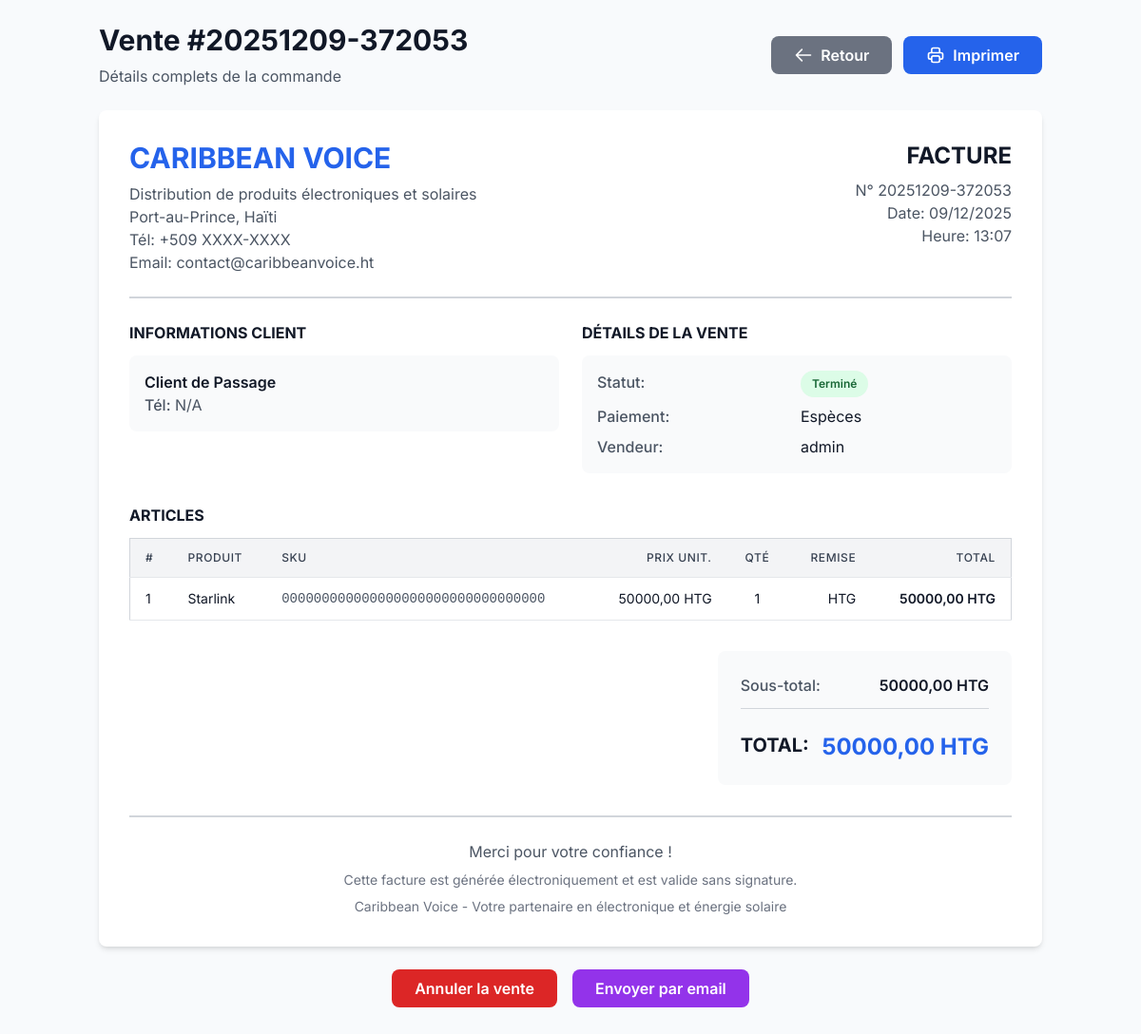
/sales/8/ (signed in), run on an earlier commit of the app's database.
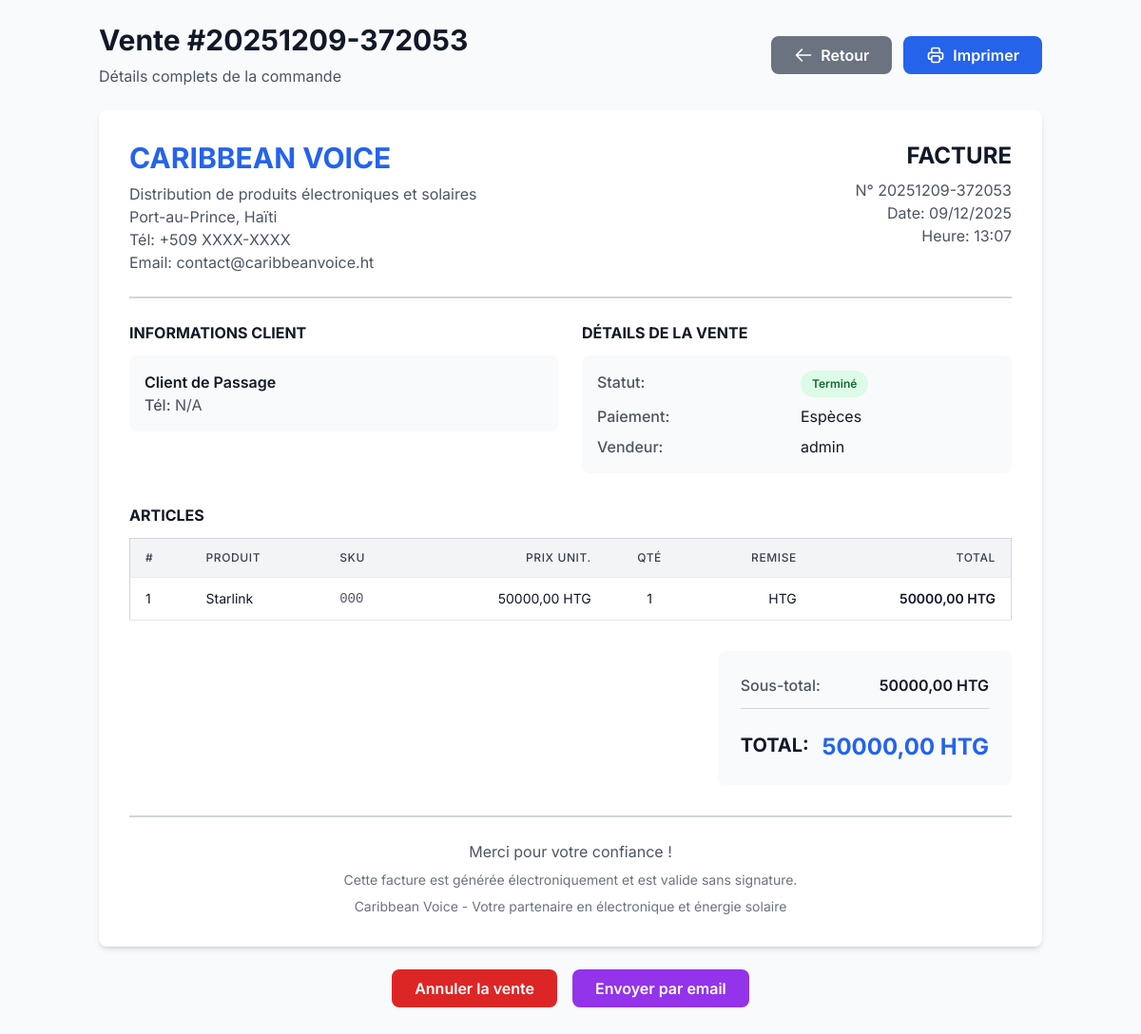
And on a later commit of the database.
### inventory/models.py (models this page shows, shortened)
class SalesOrderItem(models.Model):
    sales_order = models.ForeignKey(SalesOrder, on_delete=models.CASCADE, related_name='items', verbose_name='Commande de vente')
    product = models.ForeignKey(Product, on_delete=models.PROTECT, related_name='sales_items', verbose_name='Produit')
    quantity = models.IntegerField(verbose_name='Quantité')
    unit_price = models.DecimalField(max_digits=10, decimal_places=2, verbose_name='Prix unitaire')
    discount_percent = models.IntegerField(default=0, verbose_name='Remise (%)')
    total_price = models.DecimalField(max_digits=12, decimal_places=2, verbose_name='Prix total')
    created_at = models.DateTimeField(auto_now_add=True, verbose_name='Créé le')
    class Meta:
        verbose_name = 'Article de vente'
        verbose_name_plural = 'Articles de vente'

class Product(models.Model):
    PRODUCT_TYPE_CHOICES = (
        ('electronics', 'Électronique'),
        ('solar', 'Solaire'),
        ('appliance', 'Électroménager'),
        ('computer', 'Informatique'),
        ('other', 'Autre'),
    )
    sku = models.CharField(max_length=100, unique=True, verbose_name='SKU')
    barcode = models.CharField(max_length=100, blank=True, null=True, unique=True, verbose_name='Code-barres')
    name = models.CharField(max_length=255, verbose_name='Nom')
    description = models.TextField(blank=True, null=True, verbose_name='Description')
    category = models.ForeignKey(Category, on_delete=models.PROTECT, related_name='products', verbose_name='Catégorie')
    cost_price = models.DecimalField(max_digits=10, decimal_places=2, verbose_name='Prix d\'achat')
    selling_price = models.DecimalField(max_digits=10, decimal_places=2, verbose_name='Prix de vente')
    discount_percent = models.IntegerField(default=0, validators=[MinValueValidator(0), MaxValueValidator(100)], verbose_name='Remise (%)')
    current_stock = models.IntegerField(default=0, verbose_name='Stock actuel')
    min_stock_level = models.IntegerField(default=10, verbose_name='Seuil minimum')
    max_stock_level = models.IntegerField(default=1000, verbose_name='Seuil maximum')
    reorder_point = models.IntegerField(default=20, verbose_name='Point de réapprovisionnement')
    brand = models.CharField(max_length=255, blank=True, null=True, verbose_name='Marque')
    model = models.CharField(max_length=255, blank=True, null=True, verbose_name='Modèle')
    specifications = models.JSONField(blank=True, null=True, verbose_name='Spécifications')
    warranty_months = models.IntegerField(default=12, verbose_name='Garantie (mois)')
    warranty_info = models.TextField(blank=True, null=True, verbose_name='Info garantie')
    main_image = models.ImageField(upload_to='products/', blank=True, null=True, verbose_name='Image principale')
    product_type = models.CharField(max_length=20, choices=PRODUCT_TYPE_CHOICES, default='other', verbose_name='Type de produit')
    is_active = models.BooleanField(default=True, verbose_name='Actif')
    is_featured = models.BooleanField(default=False, verbose_name='En vedette')
    created_at = models.DateTimeField(auto_now_add=True, verbose_name='Créé le')
    updated_at = models.DateTimeField(auto_now=True, verbose_name='Modifié le')
    created_by = models.ForeignKey(User, on_delete=models.SET_NULL, null=True, related_name='created_products', verbose_name='Créé par')
    class Meta:
        verbose_name = 'Produit'
        verbose_name_plural = 'Produits'
        ordering = ['-created_at']

### inventory/views_sales.py (the view)
# urls.py: path('sales/<int:sale_id>/', views_sales.sale_detail, name='sale_detail'),
@login_required
def sale_detail(request, sale_id):
    from django.shortcuts import get_object_or_404, render
    sale = get_object_or_404(SalesOrder.objects.select_related('customer', 'created_by'), id=sale_id)
    if not sale.subtotal:
        sale.subtotal = sum(item.total_price for item in sale.items.all())
    context = {
        'sale': sale,
    }
    return render(request, 'sale_detail.html', context)

### templates/sale_detail.html (shortened to what the changed rows need)
{% extends 'dashboard_base.html' %}
{% block content %}
<div class="container mx-auto px-4 py-6">
    <div class="flex justify-between items-center mb-6">
        <div>
            <h1 class="text-3xl font-bold text-gray-900 mb-2">Vente #{{ sale.order_number }}</h1>
        </div>
    </div>
    <div id="invoiceContent" class="bg-white rounded-lg shadow-md p-8 mb-6">
        <div class="border-b-2 border-gray-300 pb-6 mb-6">
            <div class="flex justify-between items-start">
                <div>
                    <h2 class="text-3xl font-bold text-blue-600 mb-2">CARIBBEAN VOICE</h2>
                </div>
            </div>
        </div>
        <div class="mb-8">
            <div class="overflow-x-auto">
                <table class="min-w-full border border-gray-300">
                    <thead class="bg-gray-100">
                        <tr>
                            <th class="px-4 py-3 text-left text-xs font-medium text-gray-700 uppercase tracking-wider border-b">#</th>
                            <th class="px-4 py-3 text-left text-xs font-medium text-gray-700 uppercase tracking-wider border-b">Produit</th>
                            <th class="px-4 py-3 text-left text-xs font-medium text-gray-700 uppercase tracking-wider border-b">SKU</th>
                            <th class="px-4 py-3 text-right text-xs font-medium text-gray-700 uppercase tracking-wider border-b">Prix Unit.</th>
                            <th class="px-4 py-3 text-center text-xs font-medium text-gray-700 uppercase tracking-wider border-b">Qté</th>
                            <th class="px-4 py-3 text-right text-xs font-medium text-gray-700 uppercase tracking-wider border-b">Remise</th>
                            <th class="px-4 py-3 text-right text-xs font-medium text-gray-700 uppercase tracking-wider border-b">Total</th>
                        </tr>
                    </thead>
                    <tbody class="bg-white divide-y divide-gray-200">
                        {% for item in sale.items.all %}
                        <tr>
                            <td class="px-4 py-3 text-sm text-gray-900 border-b">{{ forloop.counter }}</td>
                            <td class="px-4 py-3 text-sm text-gray-900 border-b">{{ item.product.name }}</td>
                            <td class="px-4 py-3 text-sm text-gray-600 font-mono border-b">{{ item.product.sku }}</td>
                            <td class="px-4 py-3 text-sm text-gray-900 text-right border-b">{{ item.unit_price|floatformat:2 }} HTG</td>
                            <td class="px-4 py-3 text-sm text-gray-900 text-center border-b">{{ item.quantity }}</td>
                            <td class="px-4 py-3 text-sm text-gray-900 text-right border-b">{{ item.discount_amount|floatformat:2 }} HTG</td>
                            <td class="px-4 py-3 text-sm font-semibold text-gray-900 text-right border-b">{{ item.total_price|floatformat:2 }} HTG</td>
                        </tr>
                        {% endfor %}
                    </tbody>
                </table>
            </div>
        </div>
    </div>
</div>
{% endblock %}

What changed in the data, as far as the page shows it:
changed through a linked row, SalesOrderItem "Starlink": product.sku "000000000000000000000000000000000" → "000"
